Frame 1 (no input): blank canvas, image omitted
Frame 60 (the mouse pressed at the canvas centre just before this capture): blank canvas, image omitted
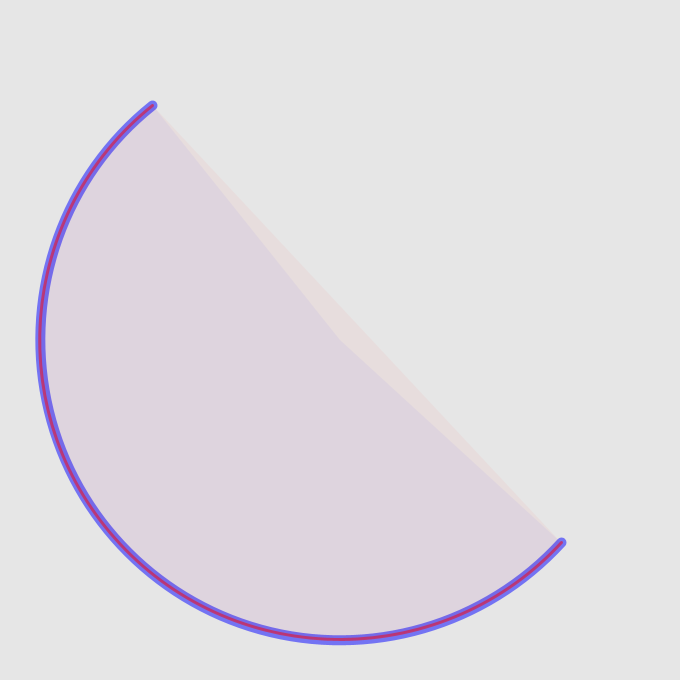
Frame 120 (the mouse held since frame 60 and released just before this capture)

The Processing sketch whose frames 1 and 60 were blank and that drew this single picture after the mouse press (run headless with seeded random() and noise(); from frame 60 on, the mouse is pressed at the canvas centre):

// Processing sketch: villares_bezier_arc_aproximation_java
// ── villares_bezier_arc_aproximation_java.pde
/* 
 Written by Alexandre B A Villares for Processing Python Mode 
 Based on Golan Levin's approximating a circular arc with a cubic Bezier curve.
 http){//www.flong.com/blog/2009/bezier-approximation-of-a-circular-arc-in-processing/
 */

float radius = 300; // radius of the circular arc
float cx = 340; // center of the circular arc
float cy = 340;

void setup() {
  size(680, 680);
}
void draw() {
  background(230);

  // Establish arc parameters. Note){ assert theta != TWO_PI)
  float  theta = radians(mouseX / 1.8); // spread of the arc.
  float  startAngle = radians(mouseY / 8.0); // as in arc()
  float  endAngle = startAngle + theta;   // as in arc()

  // BLUE IS THE "TRUE" ARC){
  fill(0, 0, 255, 10);
  strokeWeight(10);
  stroke(0, 0, 255, 128);
  arc(cx, cy, radius * 2, radius * 2, startAngle, endAngle);

  // RED IS THE BEZIER APPROXIMATION OF THE ARC){
  fill(255, 0, 0, 10);
  strokeWeight(3);
  stroke(255, 0, 0, 128);
  b_arc(cx, cy, radius * 2, radius * 2, startAngle, endAngle);
}

void b_arc(float cx, float cy, 
  float  w, float  h, 
  float start_angle, 
  float end_angle) {
  // without mode, mode = 0
  b_arc(cx, cy, w, h, start_angle, end_angle, 0);
}
void b_arc(float cx, float cy, 
  float  w, float  h, 
  float start_angle, 
  float end_angle, int mode) {
  /* A bezier approximation of an arc using the
   same signature as the original Processing arc() mode 
   0 "normal" || stand-alone arc, using beginShape() and endShape()
   1 "middle" used in recursive call of smaller arcs
   2 "naked" like normal, but without beginShape() and endShape()
   for use inside a larger PShape
   */
  float px3 = 0; 
  float py3 = 0;
  float px2 = 0; 
  float py2 = 0;
  float px1 = 0; 
  float py1 = 0;
  float px0 = 0; 
  float py0 = 0;
  float theta = end_angle - start_angle;
  // Compute raw Bezier coordinates.
  if (mode != 1 || abs(theta) < HALF_PI) {
    float x0 = cos(theta / 2.0);
    float y0 = sin(theta / 2.0);
    float x3 = x0;
    float y3 = 0 - y0;
    float x1 = (4.0 - x0) / 3.0;
    float y1;
    if (y0 != 0) {
      y1 = ((1.0 - x0) * (3.0 - x0)) / (3.0 * y0); // y0 != 0...
    } else {
      y1 = 0;
    }
    float  x2 = x1;
    float y2 = 0 - y1;
    // Compute rotationally-offset Bezier coordinates, using:
    float  bezAng = start_angle + theta / 2.0;
    float cBezAng = cos(bezAng);
    float sBezAng = sin(bezAng);
    float rx0 = cBezAng * x0 - sBezAng * y0;
    float ry0 = sBezAng * x0 + cBezAng * y0;
    float rx1 = cBezAng * x1 - sBezAng * y1;
    float ry1 = sBezAng * x1 + cBezAng * y1;
    float rx2 = cBezAng * x2 - sBezAng * y2;
    float ry2 = sBezAng * x2 + cBezAng * y2;
    float rx3 = cBezAng * x3 - sBezAng * y3;
    float ry3 = sBezAng * x3 + cBezAng * y3;
    // Compute scaled and translated Bezier coordinates.
    float rx =  w / 2.0;
    float ry = h / 2.0;
    px0 = cx + rx * rx0;
    py0 = cy + ry * ry0;
    px1 = cx + rx * rx1;
    py1 = cy + ry * ry1;
    px2 = cx + rx * rx2;
    py2 = cy + ry * ry2;
    px3 = cx + rx * rx3;
    py3 = cy + ry * ry3;
  }
  // Drawing
  if (mode == 0) {
    // 'normal' arc (not 'middle' nor 'naked')
    beginShape();
  }
  if (mode != 1) {
    // if (not 'middle'
    vertex(px3, py3);
  }
  if (abs(theta) < HALF_PI) {
    bezierVertex(px2, py2, px1, py1, px0, py0);
  } else {
    // to avoid distortion, break into 2 smaller arcs
    b_arc(cx, cy, w, h, start_angle, end_angle - theta / 2.0, 1);
    b_arc(cx, cy, w, h, start_angle + theta / 2.0, end_angle, 1);
  }
  if (mode == 0) {
    // end of a 'normal' arc
    endShape();
  }
}
